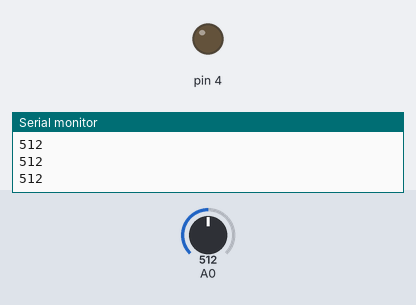
A sketch run on a simulated Arduino Uno, built with avr-gcc and run on an emulated ATmega328P. On the bench: output pins drawn as LEDs (lit = HIGH), the last lines printed to the serial monitor. The inputs (shaded band) are chosen by the test bench; at power-on: A0 = 512.

Above: at 1.3 s.
1.4 s: A0 set to 591
2.9 s: A0 set to 608
At 3.3 s:
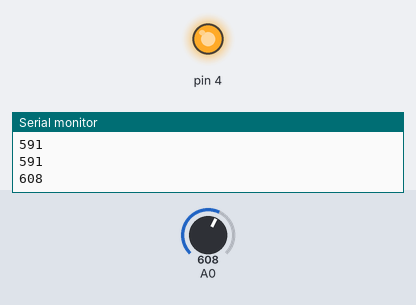
4.5 s: A0 set to 590
At 5.7 s:
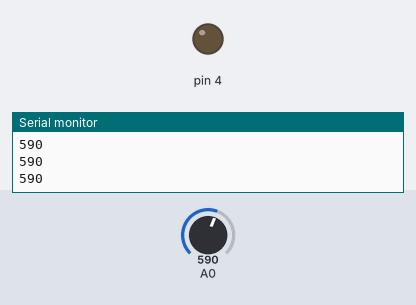
6.0 s: A0 set to 610
At 6.9 s:
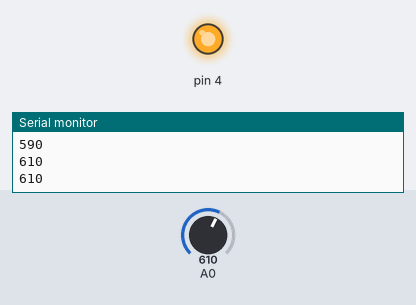
Timing chart, 0 to 8.5 s (numbered marks = the images above; inputs shaded):
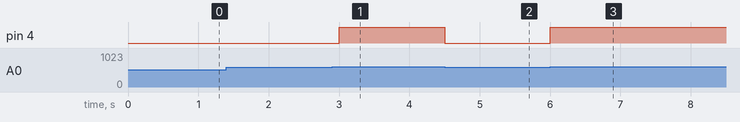

The sketch:

mulearn81.ino
```cpp
int val;
void setup()
{
  pinMode(A0, INPUT);
  pinMode(4, OUTPUT);
  Serial.begin(9600);
}

void loop()
{
 val=analogRead(A0);
 Serial.println(val);
  if (val>=600){
    digitalWrite(4, HIGH);}
  else{
    digitalWrite(4, LOW);}
  delay(500);
}
```

Measured:
- the behaviour switches between 599 and 600 on A0 (found by bisection; images 0 and 1)
- after the input at 2.9 s, pin 4: LOW → HIGH after 0.10 s
- after the input at 4.5 s, pin 4: HIGH → LOW at once
- after the input at 6.0 s, pin 4: LOW → HIGH at once
